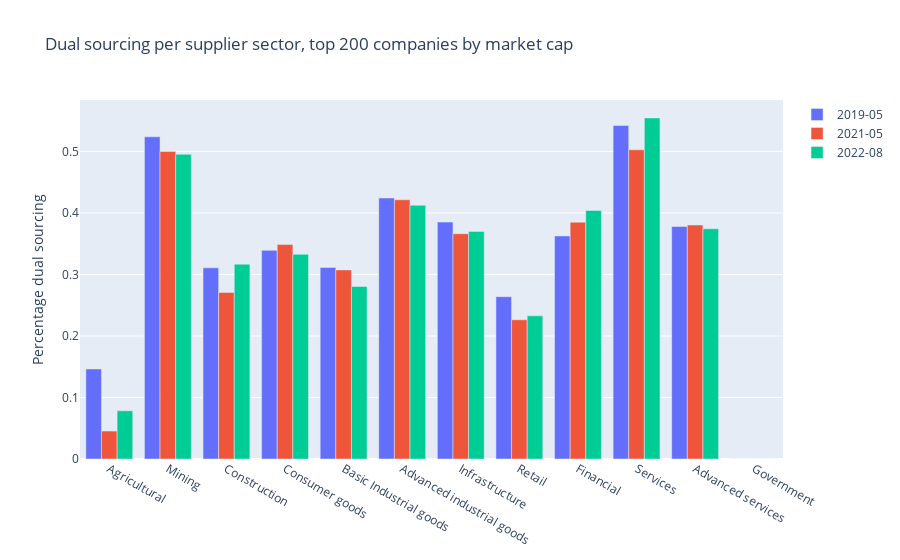

Notebook cell for this chart:
### Code cell
import plotly.graph_objects as go
fig = go.Figure()
anchos = [0.2] * 11

fig.add_trace(go.Bar(x=list_results[0].index, y=list_results[0], name=str(dates[0])))


fig.add_trace(go.Bar(x=list_results[8].index, y=list_results[8], name=str(dates[8])))

fig.add_trace(go.Bar(x=list_results[13].index, y=list_results[13], name=str(dates[13])))

fig.update_layout(title =  "Dual sourcing per supplier sector, top 200 companies by market cap", yaxis_title="Percentage dual sourcing")
fig

### Figure 1 — Plotly figure (JSON) as saved in the notebook; plotly's stock layout.template omitted (floating-point values rounded to 4 significant figures)
{"data": [{"name": "2019-05", "type": "bar", "x": ["Agricultural", "Mining", "Construction", "Consumer goods", "Basic Industrial goods", "Advanced industrial goods", "Infrastructure", "Retail", "Financial", "Services", "Advanced services", "Government"], "y": [0.1463, 0.5238, 0.3107, 0.3392, 0.3114, 0.4243, 0.3851, 0.2639, 0.3627, 0.5421, 0.3779, 0]}, {"name": "2021-05", "type": "bar", "x": ["Agricultural", "Mining", "Construction", "Consumer goods", "Basic Industrial goods", "Advanced industrial goods", "Infrastructure", "Retail", "Financial", "Services", "Advanced services", "Government"], "y": [0.04545, 0.5, 0.2708, 0.3488, 0.3074, 0.4214, 0.3663, 0.2264, 0.3849, 0.5027, 0.3805, 0]}, {"name": "2022-08", "type": "bar", "x": ["Agricultural", "Mining", "Construction", "Consumer goods", "Basic Industrial goods", "Advanced industrial goods", "Infrastructure", "Retail", "Financial", "Services", "Advanced services", "Government"], "y": [0.07843, 0.4953, 0.3167, 0.3328, 0.2805, 0.4125, 0.3699, 0.2327, 0.4041, 0.5544, 0.3743, 0]}], "layout": {"title": {"text": "Dual sourcing per supplier sector, top 200 companies by market cap"}, "yaxis": {"title": {"text": "Percentage dual sourcing"}}}}
